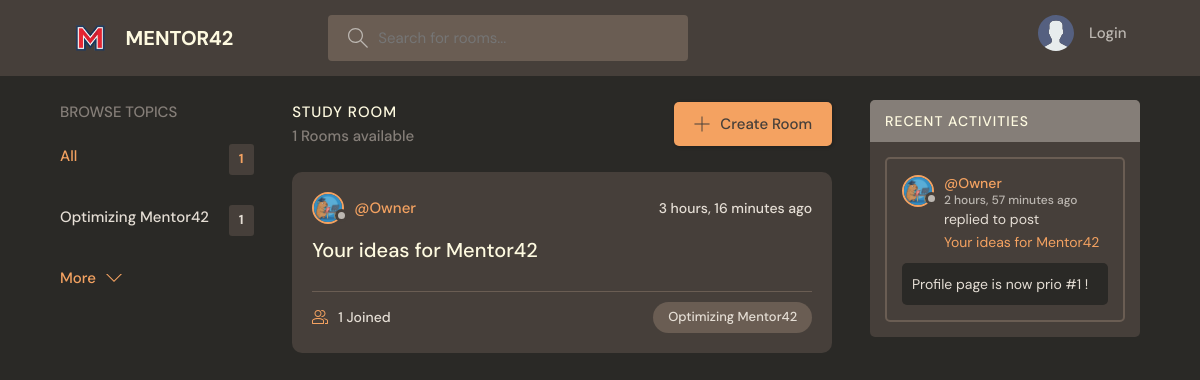
The page / on the database its author committed.
### base/models.py (models this page shows, shortened)
class Topic(models.Model):
    name = models.CharField(max_length=100)

class Room(models.Model):
    host = models.ForeignKey(User, on_delete=models.SET_NULL, null=True)
    topic = models.ForeignKey(Topic, on_delete=models.SET_NULL, null=True)
    name = models.CharField(max_length=100)
    description = models.TextField(null=True, blank=True)
    participants = models.ManyToManyField(User, related_name='participants', blank=True)
    updated = models.DateTimeField(auto_now=True)
    created = models.DateTimeField(auto_now_add=True)
    updatedDate = models.DateField(auto_now=True)
    class Meta:
        ordering = ['-updated', '-created']
    def __str__(self):
        return self.name

class Message(models.Model):
    user = models.ForeignKey(User, on_delete=models.CASCADE)
    room = models.ForeignKey(Room, on_delete=models.CASCADE)
    body = models.TextField()
    updated = models.DateTimeField(auto_now=True)
    created = models.DateTimeField(auto_now_add=True)
    class Meta:
        ordering = ['-updated', '-created']

### base/views.py (the view)
# urls.py: path('', views.home, name='home'),
def home(request):
    q = request.GET.get('q') if request.GET.get('q') is not None else ''
    rooms = Room.objects.filter(
        Q(topic__name__icontains=q) |
        Q(name__icontains=q) |
        Q(description__contains=q)
    )
    topics = Topic.objects.all()[0:5]
    room_count = rooms.count()
    room_messages = Message.objects.filter(Q(room__topic__name__icontains=q))
    context = {'rooms': rooms, 'topics': topics, 'room_count': room_count, 'room_messages': room_messages}
    return render(request, 'base/home.html', context)

### base/templates/base/home.html (shortened to what this page needs)
{% extends 'main.html' %}
{% block content %}
    <main class="layout layout--3">
        <div class="container">
            {% include 'base/topics_component.html' %}
            <div class="roomList">
                <div class="roomList__header">
                    <div>
                        <h2>Study Room</h2>
                        <p>{{ rooms.count }} Rooms available</p>
                    </div>
                    <a class="btn btn--main" href="{% url 'create-room' %}">
                        <svg version="1.1" xmlns="http://www.w3.org/2000/svg" width="32" height="32"
                             viewBox="0 0 32 32">
                            <title>add</title>
                            <path
                                    d="M16.943 0.943h-1.885v14.115h-14.115v1.885h14.115v14.115h1.885v-14.115h14.115v-1.885h-14.115v-14.115z"
                            ></path>
                        </svg>
                        Create Room
                    </a>
                </div>
                {% include 'base/feed_component.html' %}
            </div>
           {% include 'base/activity_component.html' %}
        </div>
    </main>
{% endblock %}

### base/templates/base/topics_component.html
<div class="topics">
    <div class="topics__header">
        <h2>Browse Topics</h2>
    </div>
    <ul class="topics__list">
        <li>
            <a href="{% url 'home' %}" class="active">All <span>{{ topics.count }}</span></a>
        </li>
        {% for topic in topics %}
            <li>
                <a href="{% url 'home' %}?q={{ topic.name }}">{{ topic.name }} <span>{{ topic.room_set.all.count }}</span></a>
            </li>
        {% endfor %}
    </ul>
    <a class="btn btn--link" href="{% url 'topics' %}">
        More
        <svg version="1.1" xmlns="http://www.w3.org/2000/svg" width="32" height="32" viewBox="0 0 32 32">
            <title>chevron-down</title>
            <path d="M16 21l-13-13h-3l16 16 16-16h-3l-13 13z"></path>
        </svg>
    </a>
</div>

### base/templates/base/feed_component.html (shortened to what this page needs)
{% load static %}
{% for room in rooms %}
    <div class="roomListRoom">
        <div class="roomListRoom__header">
            <a href="{% url 'user-profile' room.host.id %}" class="roomListRoom__author">
                <div class="avatar avatar--small">
                    <img src="{% static 'images/profile_teacher_img.png' %}"/>
                </div>
                <span>@{{ room.host.username }}</span>
            </a>
            <div class="roomListRoom__actions">
                <span>{{ room.created|timesince }} ago</span>
            </div>
        </div>
        <div class="roomListRoom__content">
            <a href="{% url 'room' room.id %}">{{ room.name }}</a>
        </div>
        <div class="roomListRoom__meta">
            <a href="{% url 'room' room.id %}" class="roomListRoom__joined">
                {{ room.participants.all.count }} Joined
            </a>
            <p class="roomListRoom__topic">{{ room.topic.name }}</p>
        </div>
    </div>
{% endfor %}

### base/templates/base/activity_component.html (shortened to what this page needs)
{% load static %}
<div class="activities">
    <div class="activities__header">
        <h2>Recent Activities</h2>
    </div>
    {% for message in room_messages %}
        <div class="activities__box">
            <div class="activities__boxHeader roomListRoom__header">
                <a href="{% url 'user-profile' message.user.id %}" class="roomListRoom__author">
                    <div class="avatar avatar--small">
                        <img src="{% static 'images/profile_teacher_img.png' %}"/>
                    </div>
                    <p>
                        @{{ message.user }}
                        <span>{{ message.created|timesince }} ago</span>
                    </p>
                </a>
            </div>
            <div class="activities__boxContent">
                <p>replied to post <a href="{% url 'room' message.room.id %}">{{ message.room }}</a></p>
                <div class="activities__boxRoomContent">
                    {{ message.body }}
                </div>
            </div>
        </div>
    {% endfor %}
</div>

### rows shown on the page
Topic: name "Optimizing Mentor42", room_set.all.count "1"
Room: host.username "Owner", created "3 hours, 16 minutes", name "Your ideas for Mentor42", participants.all.count "1", topic.name "Optimizing Mentor42"
Message: user "Owner", created "2 hours, 57 minutes", room "Your ideas for Mentor42", body "Profile page is now prio #1 !"

### other values the page prints
{{ topics.count }} "1"
{{ rooms.count }} "1"
